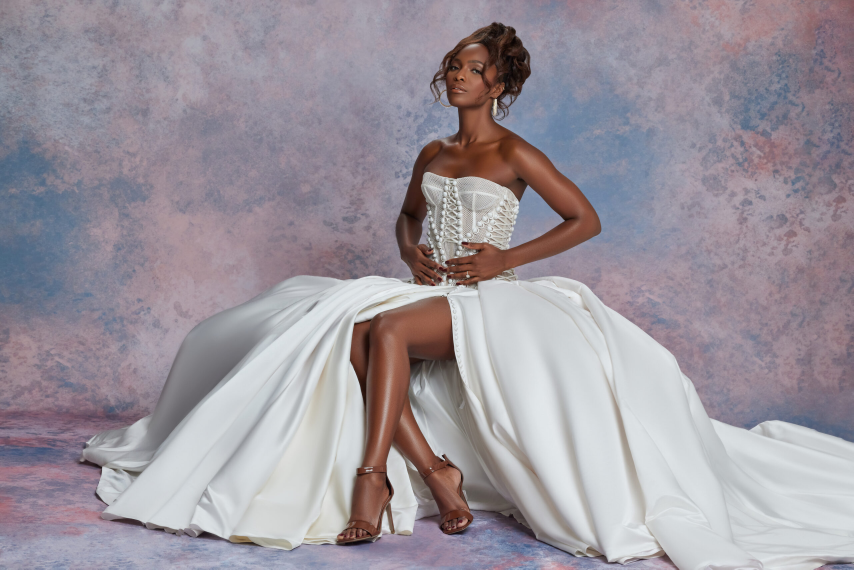
#> input picture pillow_module_test/bride.jpg, 2560 x 1708 px (shown at 1/3 size)
$ python main.py
#> lines starting #> are read from the running program, lines starting #| are printed output that depends on the picture
from PIL import Image
import os
# Current phat to the image file
current_path = os.path.dirname(__file__)
image_path = os.path.join(current_path, "bride.jpg")
new_image_path = os.path.join(current_path, "new_bride.jpg")
# Open the image file and rotate it by 45 degrees
im = Image.open(image_path)
#> im is the input picture: PIL image 2560x1708 RGB; mean R, G, B 155.8, 148.6, 157
# Rotate the image by 45 degrees
# im.rotate(45).show()
# Resize the image to 50% of its original size
# im = im.resize((400,600)).show()
# Save the image in PNG format
new_img = im.resize((900,1000)).rotate(180).save(new_image_path)
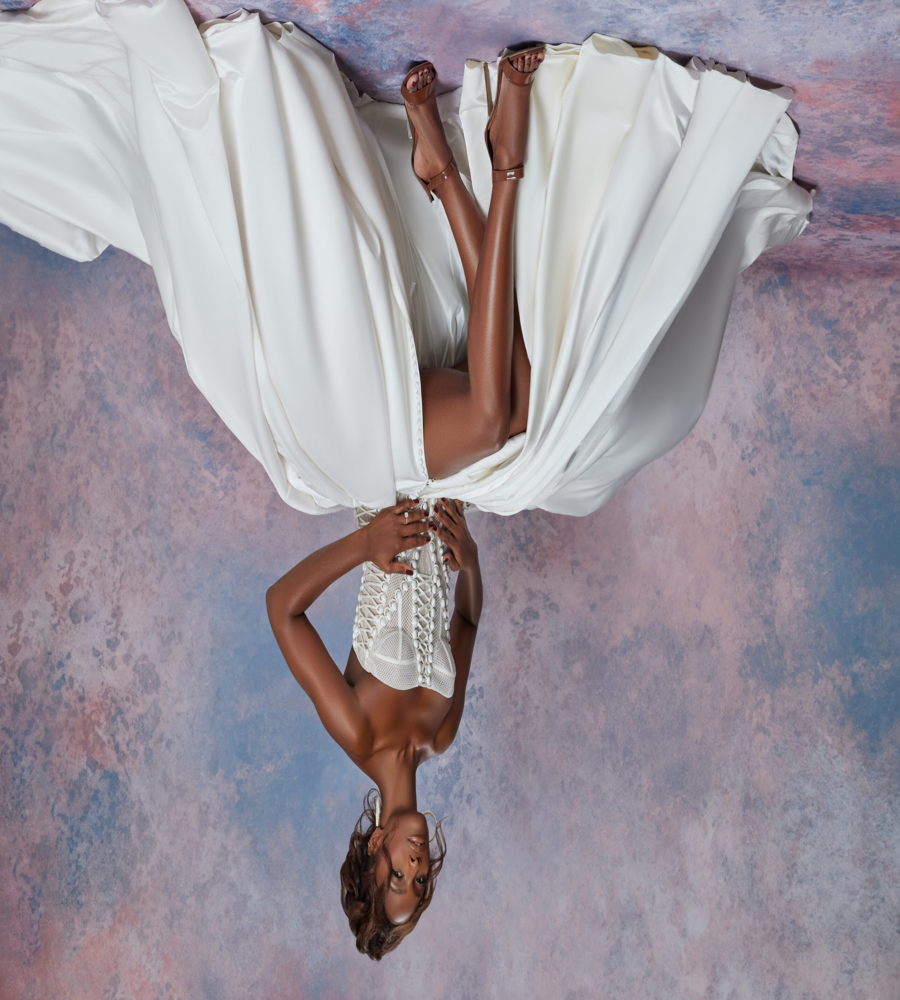
#> saved as new_bride.jpg: PIL image 900x1000 RGB; mean R, G, B 155.8, 148.6, 157
